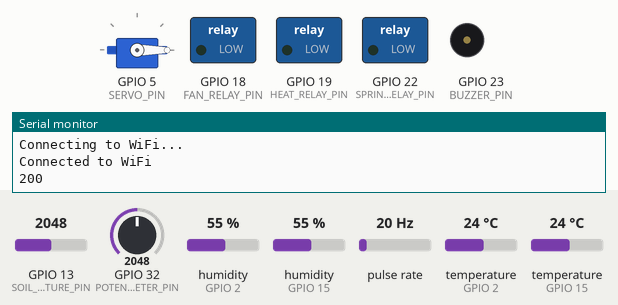
Bench run of a sketch on a simulated ESP32. On the bench: servo, switched loads named in the sketch (green lamp = pin HIGH), buzzer (waves = sounding, pin HIGH), the last lines printed to the serial monitor. Wiring (inferred from the names in the program): pulse sensor: data GPIO 4. Inputs (shaded band) come from the test bench; at power-on: temperature (sensors on GPIO 2, GPIO 15) 24 °C, GPIO 13 (SOIL_MOISTURE_PIN) = 2048, humidity (sensors on GPIO 2, GPIO 15) 55 %, GPIO 32 (POTENTIOMETER_PIN) = 2048, pulse rate 20 Hz. WiFi joins after 1.5 s; servers stay silent unless stated; uploads are accepted with an empty reply.

Above: at 3.2 s.
3.3 s: temperature (sensor on GPIO 2) set to 18.8 °C
5.4 s: temperature (sensor on GPIO 2) set to 17.4 °C
At 7.3 s:
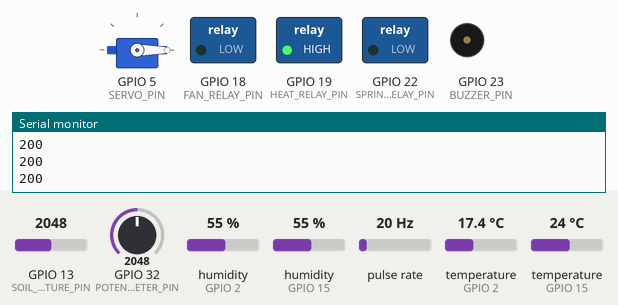
7.9 s: GPIO 13 (SOIL_MOISTURE_PIN) set to 524
9.8 s: GPIO 13 (SOIL_MOISTURE_PIN) set to 464
At 11.4 s:
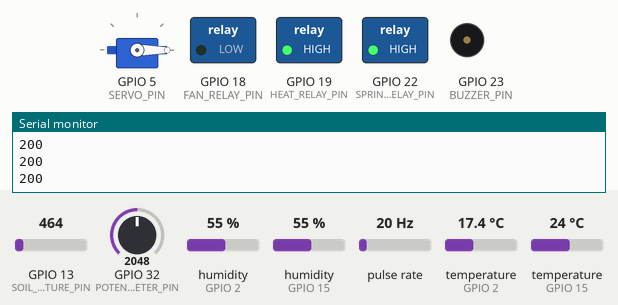
12.3 s: humidity (sensor on GPIO 2) set to 69 %
14.2 s: humidity (sensor on GPIO 2) set to 72 %
At 15.6 s:
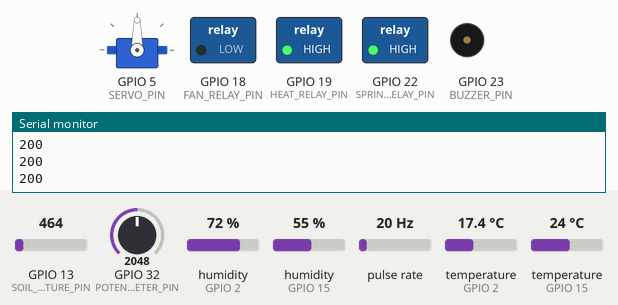
Timing chart, 0 to 17.2 s (numbered marks = the images above; inputs shaded):
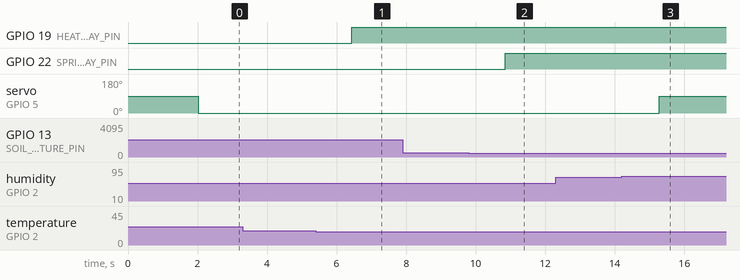

The sketch:

esp32_code.ino
```cpp
#include <WiFi.h>
#include <HTTPClient.h>
#include <DHT.h>
#include <ArduinoJson.h>
#include <Servo.h>

// Pin definitions
#define DHTPIN_AMBIENT 15         // Pin for ambient temperature DHT22
#define DHTPIN_TUNNEL 2           // Pin for inside tunnel DHT22
#define DHTTYPE DHT22             // Using DHT22 sensor type for both sensors
#define SOIL_MOISTURE_PIN 13      // Pin for soil moisture sensor (analog pin)
#define WATER_FLOW_PIN 4          // Pin for water flow sensor (digital pin)
#define SPRINKLER_RELAY_PIN 22    // Pin for relay to control the sprinkler
#define FAN_RELAY_PIN 18          // Pin for relay to control the fan
#define HEAT_RELAY_PIN 19         // Pin for relay to control the heat element
#define SERVO_PIN 5               // Pin for servo motor controlling the flapper
#define BUZZER_PIN 23             // Pin for buzzer to signal alarms
#define POTENTIOMETER_PIN 32      // Pin for potentiometer to select mode (Summer/Winter)
#define BUTTON_PIN_EN 0           // Pin for reset button to reset ESP32

// Create instances of sensors and actuators
DHT dhtAmbient(DHTPIN_AMBIENT, DHTTYPE);  // DHT for ambient temperature
DHT dhtTunnel(DHTPIN_TUNNEL, DHTTYPE);    // DHT for tunnel temperature and humidity
Servo flapperServo;                       // Servo motor to control airflow

// Global variables to store sensor readings
float ambientTemp = 0;       // Store ambient temperature
float tunnelTemp = 0;        // Store tunnel temperature
float tunnelHumidity = 0;    // Store tunnel humidity
int soilMoisture = 0;        // Store soil moisture level
volatile int waterFlowPulseCount = 0;  // Store pulse count for water flow sensor

// Wi-Fi credentials
const char* ssid = "your_SSID";          // Wi-Fi SSID
const char* password = "your_PASSWORD";  // Wi-Fi password
const char* serverName = "http://your_vercel_url/api/sensor"; // Server URL to post sensor data

// Interrupt function to count water flow pulses
void IRAM_ATTR countWaterFlowPulse() {
  waterFlowPulseCount++;  // Increment pulse count when water flow pulse is detected
}

void setup() {
  // Initialize serial communication
  Serial.begin(115200);

  // Initialize DHT sensors
  dhtAmbient.begin();  // Start ambient DHT sensor
  dhtTunnel.begin();   // Start tunnel DHT sensor

  // Attach servo to the servo pin
  flapperServo.attach(SERVO_PIN);

  // Configure sensor and actuator pins
  pinMode(SOIL_MOISTURE_PIN, INPUT);          // Set soil moisture sensor as input
  pinMode(WATER_FLOW_PIN, INPUT_PULLUP);      // Set water flow sensor as input with pull-up
  pinMode(SPRINKLER_RELAY_PIN, OUTPUT);       // Set sprinkler relay as output
  pinMode(FAN_RELAY_PIN, OUTPUT);             // Set fan relay as output
  pinMode(HEAT_RELAY_PIN, OUTPUT);            // Set heat element relay as output
  pinMode(BUZZER_PIN, OUTPUT);                // Set buzzer as output
  pinMode(POTENTIOMETER_PIN, INPUT);          // Set potentiometer as input

  // Attach interrupt to water flow sensor
  attachInterrupt(digitalPinToInterrupt(WATER_FLOW_PIN), countWaterFlowPulse, FALLING);

  // Connect to Wi-Fi
  WiFi.begin(ssid, password);  // Connect to Wi-Fi with credentials
  while (WiFi.status() != WL_CONNECTED) {
    delay(1000);
    Serial.println("Connecting to WiFi...");  // Wait for connection
  }
  Serial.println("Connected to WiFi");  // Wi-Fi connected
}

void loop() {
  // Read sensor data
  ambientTemp = dhtAmbient.readTemperature();     // Read ambient temperature
  tunnelTemp = dhtTunnel.readTemperature();       // Read tunnel temperature
  tunnelHumidity = dhtTunnel.readHumidity();      // Read tunnel humidity
  soilMoisture = analogRead(SOIL_MOISTURE_PIN);   // Read soil moisture level

  // Handle potential sensor read errors
  if (isnan(ambientTemp) || isnan(tunnelTemp) || isnan(tunnelHumidity)) {
    Serial.println("Failed to read from DHT sensor!");  // Error handling for sensor
    return;  // Skip the rest of the loop if any sensor fails
  }

  // Handle water flow sensor reading
  noInterrupts();  // Disable interrupts temporarily while reading pulse count
  int pulseCount = waterFlowPulseCount;  // Store pulse count
  waterFlowPulseCount = 0;  // Reset pulse count
  interrupts();  // Re-enable interrupts

  // Calculate flow rate from water flow pulse count (example assumes 7.5 pulses per second per liter/minute)
  float flowRate = (pulseCount / 7.5);

  // Read mode selection from potentiometer (Summer/Winter)
  int modeReading = analogRead(POTENTIOMETER_PIN);  // Read potentiometer value
  String mode = (modeReading > 2048) ? "Summer" : "Winter";  // Use threshold to determine mode

  // Define temperature thresholds based on the selected mode
  float tempThresholdHigh = (mode == "Summer") ? 30.0 : 24.0;  // High temperature threshold
  float tempThresholdLow = (mode == "Summer") ? 25.0 : 18.0;   // Low temperature threshold

  // Control fan based on tunnel temperature
  if (tunnelTemp > tempThresholdHigh) {
    digitalWrite(FAN_RELAY_PIN, HIGH);  // Turn fan ON if tunnel is too hot
  } else {
    digitalWrite(FAN_RELAY_PIN, LOW);   // Turn fan OFF if temperature is fine
  }

  // Control heat element based on tunnel temperature
  if (tunnelTemp < tempThresholdLow) {
    digitalWrite(HEAT_RELAY_PIN, HIGH);  // Turn heat ON if tunnel is too cold
  } else {
    digitalWrite(HEAT_RELAY_PIN, LOW);   // Turn heat OFF if temperature is fine
  }

  // Control flapper based on tunnel humidity
  if (tunnelHumidity > 70.0) {
    flapperServo.write(90);  // Open flapper to allow ventilation if humidity is too high
  } else {
    flapperServo.write(0);   // Close flapper if humidity is fine
  }

  // Control sprinkler valve based on soil moisture
  if (soilMoisture < 500) {  // Turn sprinkler ON if soil is dry (adjust threshold based on calibration)
    digitalWrite(SPRINKLER_RELAY_PIN, HIGH);
  } else {
    digitalWrite(SPRINKLER_RELAY_PIN, LOW);   // Turn sprinkler OFF if soil is moist enough
  }

  // Prepare JSON payload for sending sensor data to the server
  StaticJsonDocument<200> doc;  // Create JSON document
  doc["sensorName"] = "Ambient Temperature";  // Add sensor name
  doc["value"] = ambientTemp;  // Add temperature value
  doc["mode"] = mode;  // Add current mode
  String jsonData;  // String to hold the serialized JSON data
  serializeJson(doc, jsonData);  // Serialize the JSON document into jsonData string

  // Send data to the server if Wi-Fi is connected
  if (WiFi.status() == WL_CONNECTED) {
    HTTPClient http;  // Create HTTP client
    http.begin(serverName);  // Specify the server URL
    http.addHeader("Content-Type", "application/json");  // Set content type as JSON

    int httpResponseCode = http.POST(jsonData);  // Send HTTP POST request with JSON payload
    if (httpResponseCode > 0) {
      String response = http.getString();  // Get the response from the server
      Serial.println(httpResponseCode);  // Print the response code
      Serial.println(response);  // Print the response from the server
    } else {
      Serial.print("Error on sending POST: ");
      Serial.println(httpResponseCode);  // Print error code if POST fails
    }
    http.end();  // End HTTP connection
  } else {
    Serial.println("WiFi Disconnected");  // Handle Wi-Fi disconnection
  }

  delay(2000);  // Wait 2 seconds before next loop iteration
}
```

Measured:
- the behaviour switches between 18 and 17.9 °C on temperature (sensor on GPIO 2) (found by bisection; images 0 and 1)
- the behaviour switches between 500 and 499 on GPIO 13 (SOIL_MOISTURE_PIN) (found by bisection; images 1 and 2)
- the behaviour switches between 70 and 71 % on humidity (sensor on GPIO 2) (found by bisection; images 2 and 3)
- after the input at 5.4 s, GPIO 19 (HEAT_RELAY_PIN): LOW → HIGH after 1.0 s
- after the input at 9.8 s, GPIO 22 (SPRINKLER_RELAY_PIN): LOW → HIGH after 1.1 s
- after the input at 14.2 s, servo on GPIO 5 (SERVO_PIN): 0° → 90° after 1.1 s
